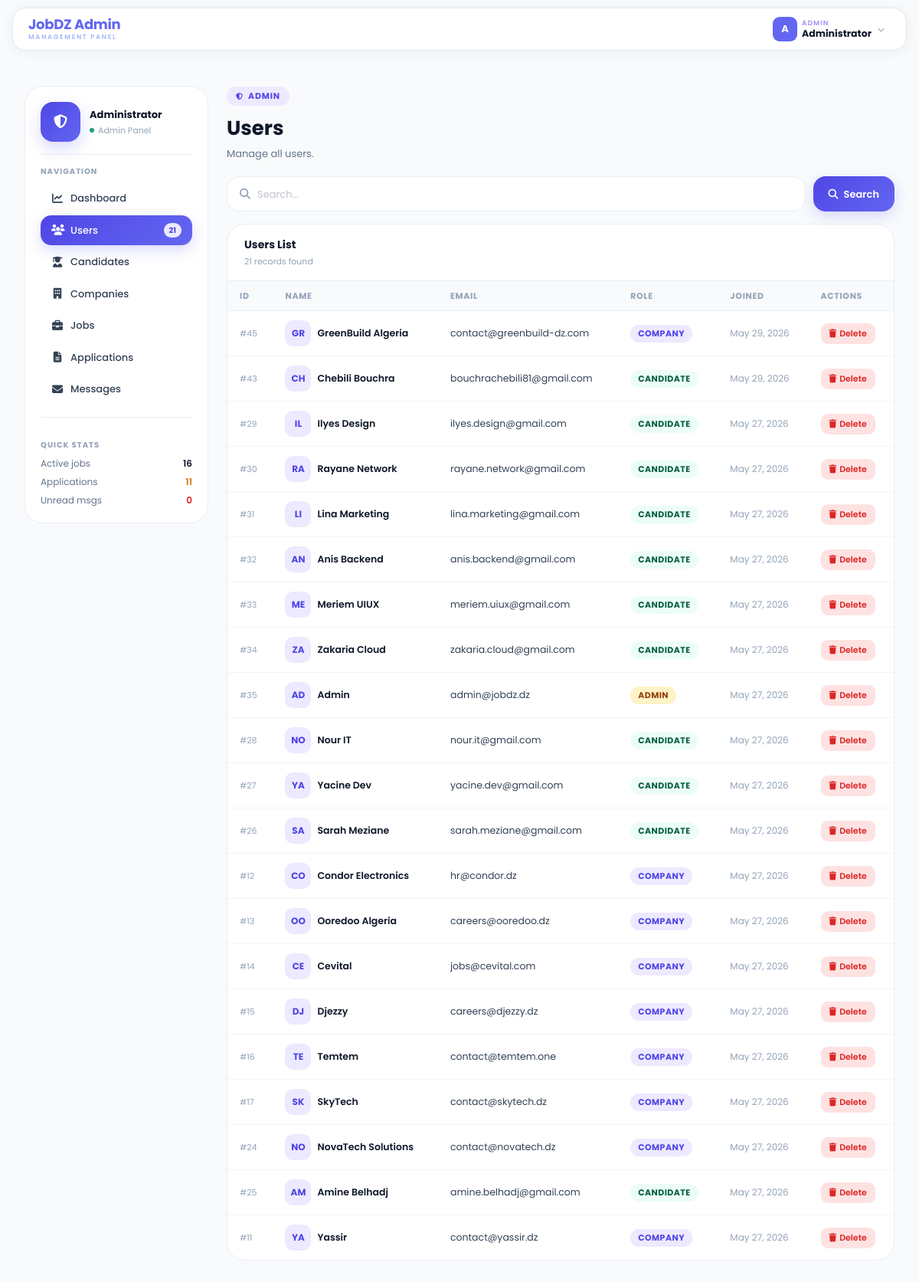
Page /admin.php?page=users (signed in) on the committed database.
### tables this page shows
CREATE TABLE `users` (
  `id` int(11) NOT NULL,
  `email` varchar(100) NOT NULL,
  `password_hash` varchar(255) NOT NULL,
  `is_verified` tinyint(1) NOT NULL DEFAULT 0,
  `created_at` timestamp NOT NULL DEFAULT current_timestamp(),
  `role` enum('candidate','company','admin') NOT NULL,
  `email_verified` tinyint(1) DEFAULT 0,
  `verification_token` varchar(255) DEFAULT NULL,
  `token_expires` datetime DEFAULT NULL,
  `reset_token` varchar(6) DEFAULT NULL,
  `reset_expires` datetime DEFAULT NULL
);

### config.php (called while the page is built, shortened)
<?php
function e($str) {
    return htmlspecialchars((string)$str, ENT_QUOTES, 'UTF-8');
}

### admin.php (the view, shortened to what this page needs)
<?php
require_once 'functions.php';
global $pdo;
$page   = $_GET['page']   ?? 'dashboard';
$search = $_GET['search'] ?? '';
$stats = [
    'users'        => $pdo->query("SELECT COUNT(*) FROM users")->fetchColumn(),
    'candidates'   => $pdo->query("SELECT COUNT(*) FROM users WHERE role='candidate'")->fetchColumn(),
    'companies'    => $pdo->query("SELECT COUNT(*) FROM users WHERE role='company'")->fetchColumn(),
    'jobs'         => $pdo->query("SELECT COUNT(*) FROM jobs")->fetchColumn(),
    'applications' => $pdo->query("SELECT COUNT(*) FROM applications")->fetchColumn(),
    'unread_msgs'  => $pdo->query("SELECT COUNT(*) FROM contact_messages WHERE is_read=0")->fetchColumn(),
];
$pageDescriptions = [
    'dashboard'    => 'Monitor platform activity and manage everything.',
    'users'        => 'Manage all users.',
    'candidates'   => 'Manage all candidates.',
    'companies'    => 'Manage all companies.',
    'jobs'         => 'Manage all jobs.',
    'applications' => 'Manage all applications.',
    'messages'     => 'View and reply to contact form messages.',
];
switch ($page) {
    case 'users':
        $q = "SELECT u.id, u.email, u.role, u.created_at,
                CASE WHEN u.role='candidate' THEN cp.full_name
                     WHEN u.role='company'   THEN cmp.company_name
                     ELSE 'Admin' END as name
              FROM users u
              LEFT JOIN candidates_profiles cp  ON u.id = cp.user_id
              LEFT JOIN companies_profiles  cmp ON u.id = cmp.user_id";
        if ($search) {
            $stmt = $pdo->prepare($q . " WHERE cp.full_name LIKE ? OR cmp.company_name LIKE ? ORDER BY u.created_at DESC");
            $stmt->execute(["%$search%", "%$search%"]);
        } else {
            $stmt = $pdo->prepare($q . " ORDER BY u.created_at DESC");
            $stmt->execute();
        }
        $data = $stmt->fetchAll();
        break;
}
?>
<!DOCTYPE html>
<html lang="en">
<head>
    <?php include 'includes/tailwind-head.php'; ?>
    <link rel="stylesheet" href="css/all.min.css">
</head>
<body>
    <?php include 'includes/navbar.php'; ?>
    <section style="padding:36px 0;">
        <div class="max-w-7xl mx-auto px-6 lg:px-8">
            <div style="display:grid;grid-template-columns:240px 1fr;gap:24px;align-items:start;">
                <aside class="sidebar">
                    <div style="display:flex;align-items:center;gap:12px;padding-bottom:16px;border-bottom:1px solid var(--bdr);margin-bottom:14px;">
                        <div class="adm-avatar"><i class="fas fa-shield-alt"></i></div>
                        <div>
                            <p style="font-size:13px;font-weight:700;color:var(--sl-dk);margin:0;">Administrator</p>
                            <p style="font-size:11px;color:var(--sl-mu);margin:3px 0 0;display:flex;align-items:center;gap:5px;">
                                <span style="width:6px;height:6px;background:#1D9E75;border-radius:50%;display:inline-block;"></span> Admin Panel
                            </p>
                        </div>
                    </div>
                    <p class="nav-section">Navigation</p>
                    <nav style="display:flex;flex-direction:column;gap:0;">
                        <a href="admin.php?page=dashboard" class="nav-link <?= $page === 'dashboard'    ? 'active' : '' ?>"><i class="fas fa-chart-line"></i> Dashboard</a>
                        <a href="admin.php?page=users" class="nav-link <?= $page === 'users'        ? 'active' : '' ?>"><i class="fas fa-users"></i> Users <span class="nbadge-ind"><?= $stats['users'] ?></span></a>
                        <a href="admin.php?page=candidates" class="nav-link <?= $page === 'candidates'   ? 'active' : '' ?>"><i class="fas fa-user-graduate"></i> Candidates</a>
                        <a href="admin.php?page=companies" class="nav-link <?= $page === 'companies'    ? 'active' : '' ?>"><i class="fas fa-building"></i> Companies</a>
                        <a href="admin.php?page=jobs" class="nav-link <?= $page === 'jobs'         ? 'active' : '' ?>"><i class="fas fa-briefcase"></i> Jobs</a>
                        <a href="admin.php?page=applications" class="nav-link <?= $page === 'applications' ? 'active' : '' ?>"><i class="fas fa-file-alt"></i> Applications</a>
                        <a href="admin.php?page=messages" class="nav-link <?= $page === 'messages'     ? 'active' : '' ?>">
                            <i class="fas fa-envelope"></i> Messages
                        </a>
                    </nav>
                    <div style="margin-top:14px;padding-top:14px;border-top:1px solid var(--bdr);">
                        <p class="nav-section">Quick stats</p>
                        <div class="qs-row"><span style="color:var(--sl-lt)">Active jobs</span><span style="font-weight:600;color:var(--sl-dk)"><?= $stats['jobs'] ?></span></div>
                        <div class="qs-row"><span style="color:var(--sl-lt)">Applications</span><span style="font-weight:600;color:#d97706"><?= $stats['applications'] ?></span></div>
                        <div class="qs-row"><span style="color:var(--sl-lt)">Unread msgs</span><span style="font-weight:600;color:#dc2626"><?= $stats['unread_msgs'] ?></span></div>
                    </div>
                </aside>
                <div>
                    <div style="margin-bottom:20px;">
                        <div class="pg-tag"><i class="fas fa-shield-alt" style="font-size:9px;"></i> Admin</div>
                        <h1 style="font-size:26px;font-weight:700;color:var(--sl-dk);margin:0 0 4px;">
                            <?= ucfirst(str_replace('_', ' ', $page)) ?>
                        </h1>
                        <p style="font-size:13px;color:var(--sl-lt);margin:0;">
                            <?= $pageDescriptions[$page] ?? 'Manage platform content' ?>
                        </p>
                    </div>
                    <?php if ($page !== 'dashboard' && $page !== 'messages'): ?>
                        <div class="srch-bar">
                            <form method="GET" style="display:contents;">
                                <div class="srch-inp">
                                    <i class="fas fa-search"></i>
                                    <input type="text" name="search" placeholder="Search..." value="<?= e($search) ?>">
                                </div>
                                <button type="submit" class="srch-btn"><i class="fas fa-search"></i> Search</button>
                            </form>
                        </div>
                        <div class="tbl-wrap">
                            <div class="tbl-head">
                                <p style="font-size:14px;font-weight:700;color:var(--sl-dk);margin:0;"><?= ucfirst($page) ?> List</p>
                                <p style="font-size:11px;color:var(--sl-mu);margin:3px 0 0;"><?= count($data) ?> record<?= count($data) !== 1 ? 's' : '' ?> found</p>
                            </div>
                            <div style="overflow-x:auto;">
                                <table>
                                    <thead>
                                        <tr>
                                            <?php if (in_array($page, ['users', 'candidates', 'companies'])): ?>
                                                <th>ID</th>
                                                <th>Name</th>
                                                <th>Email</th>
                                                <?php if ($page === 'users'): ?><th>Role</th><?php endif; ?>
                                                <th>Joined</th>
                                                <th>Actions</th>
                                            <?php endif; ?>
                                        </tr>
                                    </thead>
                                    <tbody>
                                        <?php foreach ($data as $row): ?>
                                            <tr>
                                                <?php if (in_array($page, ['users', 'candidates', 'companies'])): ?>
                                                    <td style="font-size:11px;color:var(--sl-mu);">#<?= $row['id'] ?></td>
                                                    <td>
                                                        <div style="display:flex;align-items:center;gap:8px;">
                                                            <div class="av"><?= strtoupper(substr($row['name'] ?? '?', 0, 2)) ?></div>
                                                            <span style="font-weight:600;color:var(--sl-dk);"><?= e($row['name']) ?></span>
                                                        </div>
                                                    </td>
                                                    <td><?= e($row['email']) ?></td>
                                                    <?php if ($page === 'users'): ?>
                                                        <td><span class="role-badge <?= $row['role'] ?>"><?= e($row['role']) ?></span></td>
                                                    <?php endif; ?>
                                                    <td style="color:var(--sl-mu);font-size:12px;"><?= date('M d, Y', strtotime($row['created_at'])) ?></td>
                                                    <td>
                                                        <div style="display:flex;gap:6px;flex-wrap:wrap;">
                                                            <button class="abtn abtn-del" onclick="openDeleteModal('user',<?= $row['id'] ?>,'<?= e($row['name']) ?>','<?= e($row['email']) ?>','<?= $page ?>')"><i class="fas fa-trash"></i> Delete</button>
                                                        </div>
                                                    </td>
                                                <?php endif; ?>
                                            </tr>
                                        <?php endforeach; ?>
                                    </tbody>
                                </table>
                            </div>
                        </div>
                    <?php endif; ?>
                </div>
            </div>
        </div>
    </section>
</body>
</html>

### includes/tailwind-head.php (style rules this page uses)
:root { color-scheme: light; }
html { scroll-behavior: smooth; }
body { font-family: 'Inter', system-ui, sans-serif; background-color: #f8fafc; color: #0f172a; min-height: 100vh; }

### rows in the picture
users: id "45", name "GR", name "GreenBuild Algeria", email "contact@greenbuild-dz.com", role "COMPANY", created_at "May 29, 2026"
users: id "43", name "CH", name "Chebili Bouchra", email "bouchrachebili81@gmail.com", role "CANDIDATE", created_at "May 29, 2026"
users: id "29", name "IL", name "Ilyes Design", email "ilyes.design@gmail.com", role "CANDIDATE", created_at "May 27, 2026"
users: id "30", name "RA", name "Rayane Network", email "rayane.network@gmail.com", role "CANDIDATE", created_at "May 27, 2026"
users: id "31", name "LI", name "Lina Marketing", email "lina.marketing@gmail.com", role "CANDIDATE", created_at "May 27, 2026"
users: id "32", name "AN", name "Anis Backend", email "anis.backend@gmail.com", role "CANDIDATE", created_at "May 27, 2026"
users: id "33", name "ME", name "Meriem UIUX", email "meriem.uiux@gmail.com", role "CANDIDATE", created_at "May 27, 2026"
users: id "34", name "ZA", name "Zakaria Cloud", email "zakaria.cloud@gmail.com", role "CANDIDATE", created_at "May 27, 2026"
users: id "35", name "AD", name "Admin", email "admin@jobdz.dz", role "ADMIN", created_at "May 27, 2026"
users: id "28", name "NO", name "Nour IT", email "nour.it@gmail.com", role "CANDIDATE", created_at "May 27, 2026"
users: id "27", name "YA", name "Yacine Dev", email "yacine.dev@gmail.com", role "CANDIDATE", created_at "May 27, 2026"
users: id "26", name "SA", name "Sarah Meziane", email "sarah.meziane@gmail.com", role "CANDIDATE", created_at "May 27, 2026"
users: id "12", name "CO", name "Condor Electronics", email "hr@condor.dz", role "COMPANY", created_at "May 27, 2026"
users: id "13", name "OO", name "Ooredoo Algeria", email "careers@ooredoo.dz", role "COMPANY", created_at "May 27, 2026"
users: id "14", name "CE", name "Cevital", email "jobs@cevital.com", role "COMPANY", created_at "May 27, 2026"
users: id "15", name "DJ", name "Djezzy", email "careers@djezzy.dz", role "COMPANY", created_at "May 27, 2026"
users: id "16", name "TE", name "Temtem", email "contact@temtem.one", role "COMPANY", created_at "May 27, 2026"
users: id "17", name "SK", name "SkyTech", email "contact@skytech.dz", role "COMPANY", created_at "May 27, 2026"
users: id "24", name "NO", name "NovaTech Solutions", email "contact@novatech.dz", role "COMPANY", created_at "May 27, 2026"
users: id "25", name "AM", name "Amine Belhadj", email "amine.belhadj@gmail.com", role "CANDIDATE", created_at "May 27, 2026"
users: id "11", name "YA", name "Yassir", email "contact@yassir.dz", role "COMPANY", created_at "May 27, 2026"

### other values in the picture
$initial "A"
$accountType "ADMIN"
$displayName "Administrator"
$stats['users'] "21"
$stats['jobs'] "16"
$stats['applications'] "11"
$stats['unread_msgs'] "0"
str_replace('_', ' ', $page) "Users"
$pageDescriptions[$page] "Manage all users."
$page "Users"
count($data) "21"
